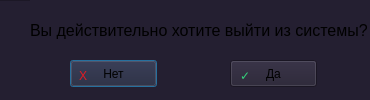
<?xml version="1.0" encoding="UTF-8"?>
<ui version="4.0">
 <class>dialog_window_exit</class>
 <widget class="QDialog" name="dialog_window_exit">
  <property name="geometry">
   <rect>
    <x>0</x>
    <y>0</y>
    <width>370</width>
    <height>100</height>
   </rect>
  </property>
  <property name="windowTitle">
   <string>Обучающая система</string>
  </property>
  <widget class="QFrame" name="frame">
   <property name="geometry">
    <rect>
     <x>-10</x>
     <y>0</y>
     <width>501</width>
     <height>161</height>
    </rect>
   </property>
   <property name="styleSheet">
    <string notr="true">background-color: rgb(36, 31, 49);</string>
   </property>
   <property name="frameShape">
    <enum>QFrame::Shape::StyledPanel</enum>
   </property>
   <property name="frameShadow">
    <enum>QFrame::Shadow::Raised</enum>
   </property>
   <widget class="QLabel" name="label">
    <property name="geometry">
     <rect>
      <x>40</x>
      <y>-10</y>
      <width>431</width>
      <height>81</height>
     </rect>
    </property>
    <property name="font">
     <font>
      <pointsize>12</pointsize>
     </font>
    </property>
    <property name="text">
     <string>Вы действительно хотите выйти из системы?</string>
    </property>
   </widget>
   <widget class="QPushButton" name="No">
    <property name="geometry">
     <rect>
      <x>80</x>
      <y>60</y>
      <width>87</width>
      <height>27</height>
     </rect>
    </property>
    <property name="text">
     <string>Нет</string>
    </property>
   </widget>
   <widget class="QPushButton" name="Yes">
    <property name="geometry">
     <rect>
      <x>240</x>
      <y>60</y>
      <width>87</width>
      <height>27</height>
     </rect>
    </property>
    <property name="text">
     <string>Да</string>
    </property>
   </widget>
   <widget class="QLabel" name="label_2">
    <property name="geometry">
     <rect>
      <x>89</x>
      <y>60</y>
      <width>31</width>
      <height>31</height>
     </rect>
    </property>
    <property name="styleSheet">
     <string notr="true">color: rgb(224, 27, 36);
font: 700 13pt &quot;FontAwesome&quot;;
background-color: rgba(255, 255, 255, 0);</string>
    </property>
    <property name="text">
     <string>X</string>
    </property>
   </widget>
   <widget class="QLabel" name="label_3">
    <property name="geometry">
     <rect>
      <x>250</x>
      <y>60</y>
      <width>16</width>
      <height>31</height>
     </rect>
    </property>
    <property name="styleSheet">
     <string notr="true">background-color: rgba(255, 255, 255, 0);
color: rgb(51, 209, 122);
font: 700 15pt &quot;FontAwesome&quot;;</string>
    </property>
    <property name="text">
     <string>✓</string>
    </property>
   </widget>
  </widget>
 </widget>
 <resources/>
 <connections/>
</ui>
